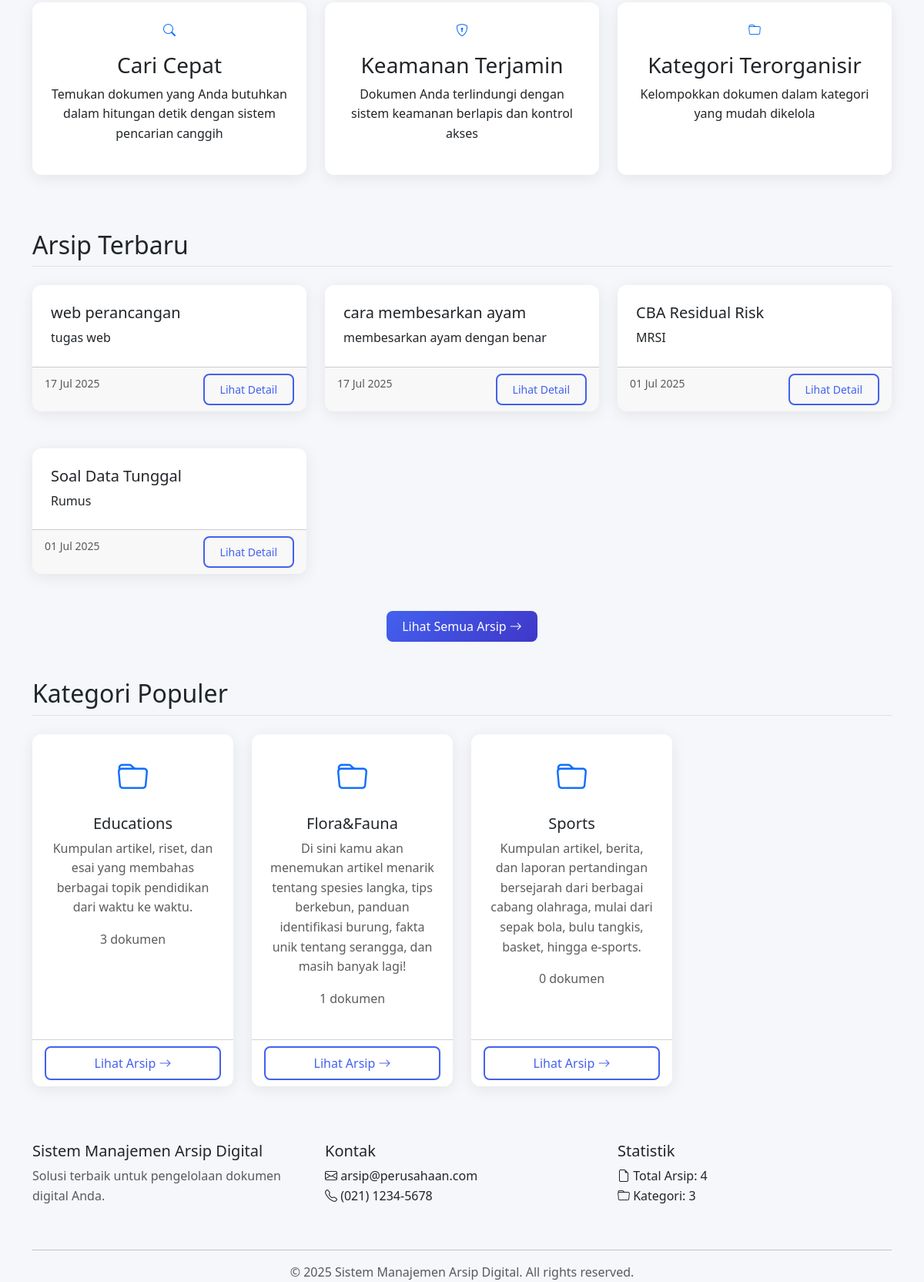
The app's page / (signed in, lower part), older data.
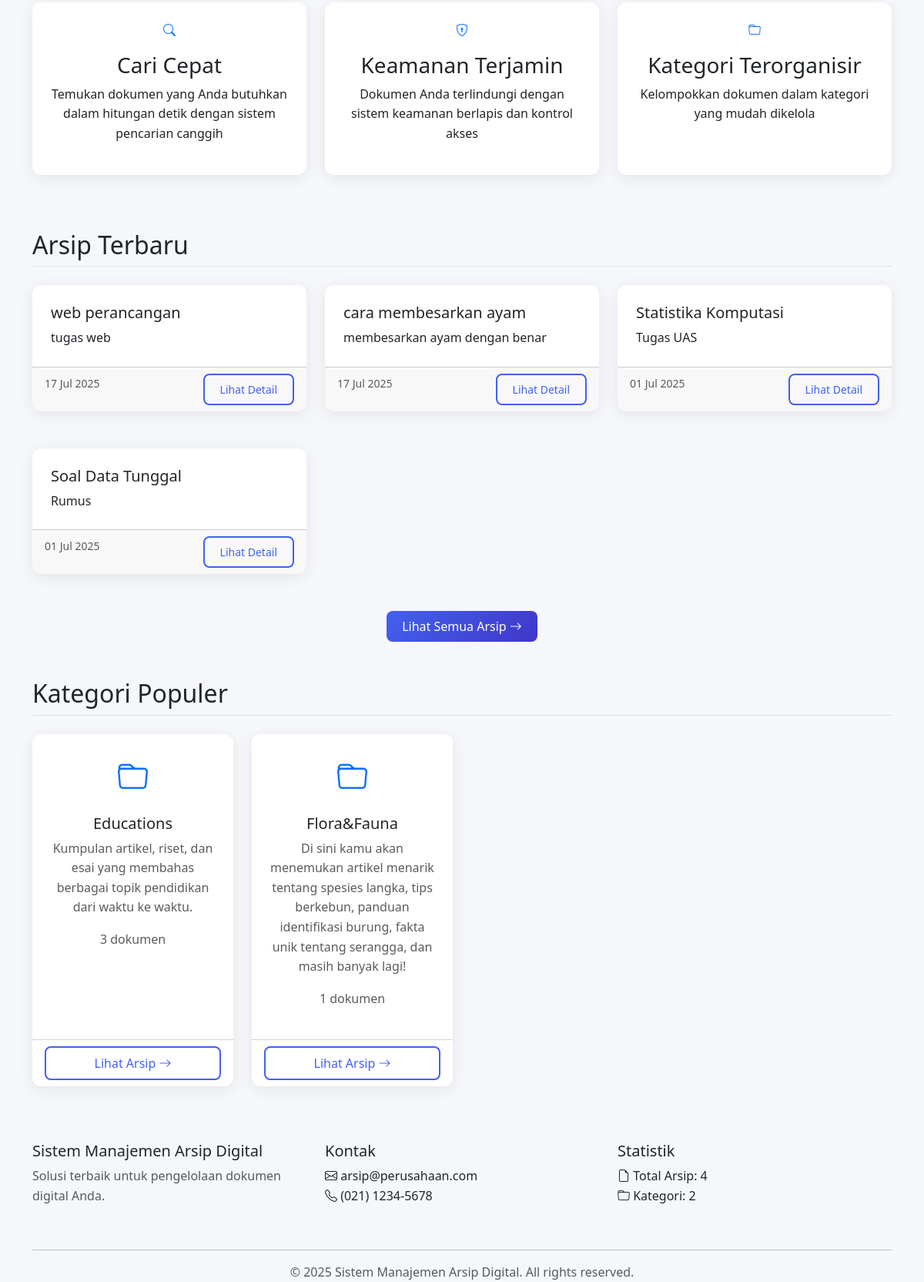
The same page, newer data.
### arsip/models.py (models this page shows, shortened)
class Arsip(models.Model):
    STATUS_VERIFIKASI = (
        ('pending', 'Pending'),
        ('ditolak', 'Ditolak'),
        ('diterima', 'Diterima'),
    )
    STATUS_AKSES_CHOICES = [
        ('publik', 'Publik'),
        ('internal', 'Internal'),
    ]
    judul_arsip = models.CharField(max_length=255, blank=True, null=True, default="")
    kode_arsip = models.CharField(max_length=50, blank=True, null=True, unique=True)
    deskripsi = models.TextField(blank=True, null=True, default="")
    kategori = models.ForeignKey(Kategori, on_delete=models.SET_NULL, blank=True, null=True)
    tags = models.ManyToManyField(Tag, blank=True)
    tanggal_dibuat = models.DateField()
    tanggal_diterima = models.DateField()
    pembuat = models.CharField(max_length=100, blank=True, null=True)
    lokasi_fisik = models.CharField(max_length=100, blank=True, null=True)
    lokasi_digital = models.FileField(upload_to=arsip_upload_path)
    format_file = models.CharField(max_length=10, blank=True)
    ukuran_file = models.IntegerField(blank=True, null=True)  # Dalam bytes
    status_akses = models.CharField(
        max_length=20,
        choices=STATUS_AKSES_CHOICES,
        default='internal'
    )
    dibuat_oleh = models.ForeignKey(User, on_delete=models.SET_NULL, null=True)
    timestamp_input = models.DateTimeField(auto_now_add=True)
    last_updated = models.DateTimeField(auto_now=True)
    versi = models.PositiveIntegerField(default=1)
    diakses = models.PositiveIntegerField(default=0)
    class Meta:
        verbose_name = "Arsip Digital"
        verbose_name_plural = "Arsip Digital"
        ordering = ['-tanggal_diterima']
    status_verifikasi = models.CharField(
        max_length=20,
        choices=STATUS_VERIFIKASI,
        default='pending'
    )
    catatan_verifikasi = models.TextField(blank=True, null=True)
    verifikator = models.ForeignKey(
        User,
        on_delete=models.SET_NULL,
        null=True,
        blank=True,
        related_name='arsip_diverifikasi'
    )
    tanggal_verifikasi = models.DateTimeField(null=True, blank=True)
    tracker = FieldTracker(fields=['status_verifikasi'])

class Kategori(models.Model):
    nama = models.CharField(max_length=100, unique=True)
    deskripsi = models.TextField(blank=True, null=True)

### arsip/views.py (the view)
# urls.py: path('', views.beranda, name='beranda'),
def beranda(request):
    arsip_terbaru_queryset = Arsip.objects.filter(status_verifikasi='diterima')
    if not request.user.is_authenticated:
        arsip_terbaru_queryset = arsip_terbaru_queryset.filter(status_akses='publik')
    arsip_terbaru = arsip_terbaru_queryset.order_by('-tanggal_diterima')[:6]
    kategori_populer = Kategori.objects.annotate(
        jumlah_arsip=Count('arsip')
    ).order_by('-jumlah_arsip')[:4]
    return render(request, 'arsip/beranda.html', {
        'arsip_terbaru': arsip_terbaru,
        'kategori_populer': kategori_populer,
    })

### arsip/views.py (called while the page is built)
def statistik_context(request):
    from .models import Arsip, Kategori
    return {
        'total_arsip': Arsip.objects.count(),
        'total_kategori': Kategori.objects.count(),
    }

### arsip/templates/arsip/beranda.html (shortened to what this page needs)
{% extends "arsip/base_arsip.html" %}
{% load static %}
{% block content %}
<div class="row mb-5">
    <div class="col-md-4 mb-4">
        <div class="card h-100 text-center p-4">
            <i class="bi bi-search text-primary file-icon mb-3"></i>
            <h3>Cari Cepat</h3>
            <p>Temukan dokumen yang Anda butuhkan dalam hitungan detik dengan sistem pencarian canggih</p>
        </div>
    </div>
    <div class="col-md-4 mb-4">
        <div class="card h-100 text-center p-4">
            <i class="bi bi-shield-lock text-primary file-icon mb-3"></i>
            <h3>Keamanan Terjamin</h3>
            <p>Dokumen Anda terlindungi dengan sistem keamanan berlapis dan kontrol akses</p>
        </div>
    </div>
    <div class="col-md-4 mb-4">
        <div class="card h-100 text-center p-4">
            <i class="bi bi-folder text-primary file-icon mb-3"></i>
            <h3>Kategori Terorganisir</h3>
            <p>Kelompokkan dokumen dalam kategori yang mudah dikelola</p>
        </div>
    </div>
</div>
<h2 class="border-bottom pb-2 mb-4">Arsip Terbaru</h2>
{% if arsip_terbaru %}
<div class="row row-cols-1 row-cols-md-3 g-4">
    {% for arsip in arsip_terbaru %}
    <div class="col-md-4 mb-4">
        <div class="card h-100">
            <div class="card-body">
                <h5 class="card-title">{{ arsip.judul_arsip }}</h5>
                <p class="card-text">{{ arsip.deskripsi|truncatechars:100 }}</p>
            </div>
            <div class="card-footer">
                <small class="text-muted">
                    {{ arsip.tanggal_diterima|date:"d M Y" }}
                </small>
                <a href="{% url 'arsip:detail_arsip' arsip.id %}" class="btn btn-outline-primary btn-sm float-end small">Lihat Detail</a>
            </div>
        </div>
    </div>
    {% endfor %}
</div>
<div class="text-center mt-4">
    <a href="{% url 'arsip:daftar_arsip' %}" class="btn btn-primary">
        Lihat Semua Arsip <i class="bi bi-arrow-right"></i>
    </a>
</div>
{% else %}
<div class="alert alert-info">
    Belum ada arsip yang tersedia.
</div>
{% endif %}
<h2 class="border-bottom pb-2 mb-4 mt-5">Kategori Populer</h2>
<div class="row row-cols-1 row-cols-md-4 g-4">
    {% for kategori in kategori_populer %}
    <div class="col mb-4 d-flex align-items-stretch">
        <div class="card text-center h-100 w-100">
            <div class="card-body d-flex flex-column">
                <i class="bi bi-folder text-primary fs-1 mb-3"></i>
                <h5 class="card-title">{{ kategori.nama }}</h5>
                <p class="card-text text-muted">{{ kategori.deskripsi }}</p>
                <p class="text-muted">{{ kategori.jumlah_arsip }} dokumen</p>
            </div>
            <div class="card-footer bg-white mt-auto">
                <a href="{% url 'arsip:arsip_per_kategori' kategori.id %}" class="btn btn-outline-primary w-100">
                    Lihat Arsip <i class="bi bi-arrow-right"></i>
                </a>
            </div>
        </div>
    </div>
    {% endfor %}
</div>
{% endblock %}

Row changes from the older to the newer data that the page shows:
removed Kategori: nama "Sports", deskripsi "Kumpulan artikel, berita, dan laporan pertandingan bersejarah dari berbagai cabang olahraga, mulai dari sepak bola, bulu tangkis, basket, hingga e-sports.", jumlah_arsip "0"
changed Arsip: judul_arsip "CBA Residual Risk" → "Statistika Komputasi"; deskripsi "MRSI" → "Tugas UAS"
Text that changed along with them:
{{ total_kategori|default:'0' }}: "3" → "2"
